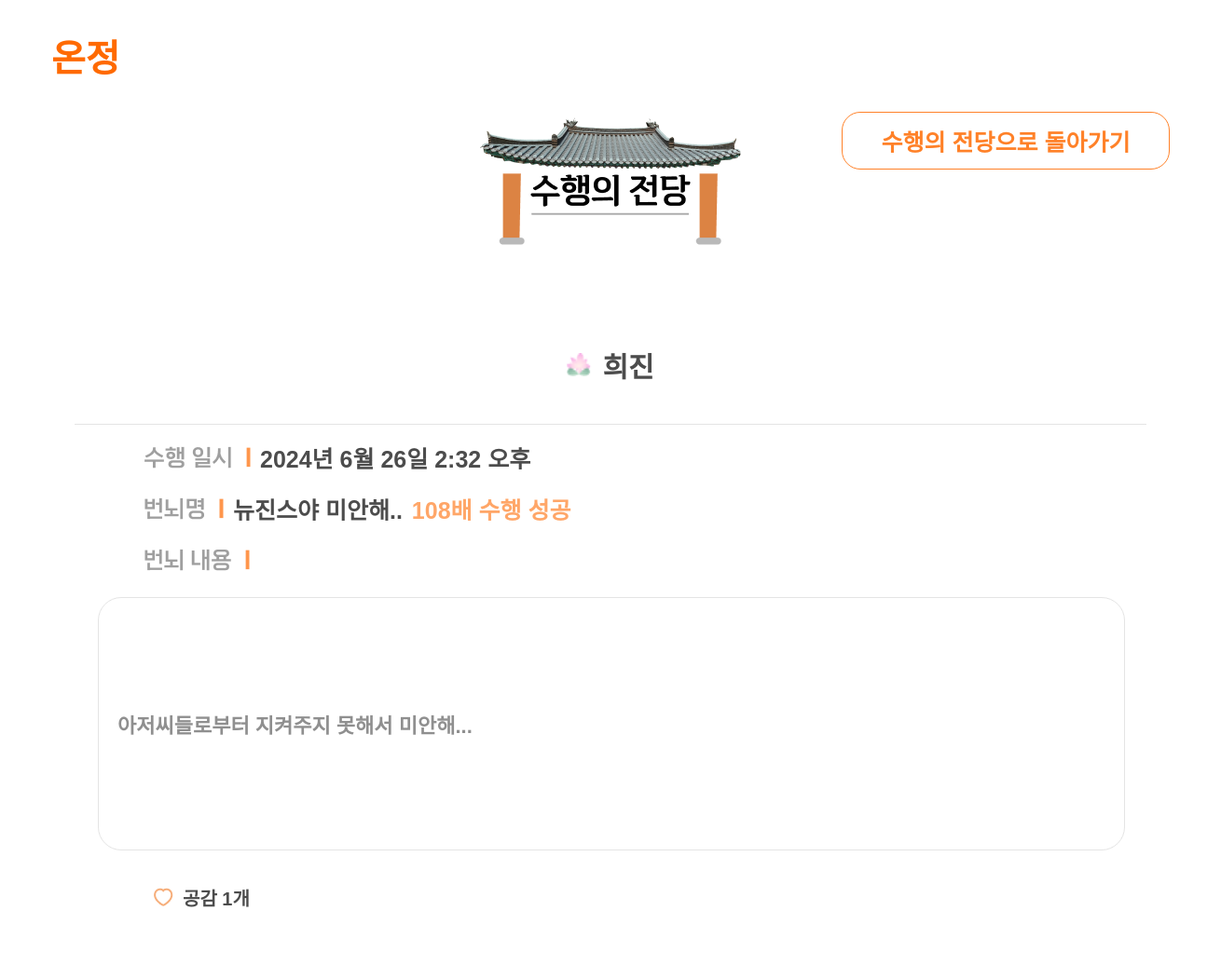
The app's page /post/18/ with its own data.
### post/models.py (models this page shows, shortened)
class SharedWish(models.Model):
    title = models.CharField(max_length=50)
    user = models.ForeignKey(User, on_delete=models.CASCADE)
    text = models.TextField()
    created_at = models.DateTimeField(auto_now_add=True)
    like = models.ManyToManyField(User, related_name='sharedwish_likes', blank=True)
    like_count = models.IntegerField(default=0)
    num108_count = models.IntegerField(default=0)

### post/views.py (the view)
# urls.py: path('<int:id>/', detail_108, name="detail_108"),
@csrf_exempt
def detail_108(request, id):
    my_wish = get_object_or_404(SharedWish, pk=id)  # 게시물 조회, 없으면 404 에러 발생
    return render(request, 'post/detail_108.html', {'wish' : my_wish})  # 템플릿에 게시물 전달

### post/templates/post/detail_108.html (shortened to what this page needs)
<!DOCTYPE html>
{% load static %}
<html>
    <head>
            <link rel="stylesheet" type="text/css" href="{% static 'css/main/detail_108.css'%}"/>
    </head>
    <body>
        <div class = "screen">
            <div class = "topnav">
                <a class="onjung" href="{% url 'main:mainpage' %}">
                    온정
                </a>
            </div>
            <div class = "frametop">
                <img class="icon-place" alt="안뜸" src="{%static 'images/mainpage_img/img-building.png'%}"/>
                <div class="buttons">
                    <a class="community-button" href="{% url 'post:community_108' %}">수행의 전당으로 돌아가기</a>
                </div>
            </div>
            <div class ="post-detail">
                <div class="post-username">
                    <img class="lotus-username" alt="안뜸" src="{%static 'images/mainpage_img/img-lotus-mini.png'%}"/>
                    <div class="db_username">{{wish.user.username}}</div>
                </div>
                <div class="long-bar"></div>
                <div class="text-detail">
                    <div class="post-time">
                        <img class="img-time" alt="안뜸" src="{%static 'images/mainpage_img/img-detail-time.png'%}"/>
                        <div class="db_time">{{ wish.created_at }}</div>
                    </div>
                    <div class="post-title">
                        <img class="img-title" alt="안뜸" src="{%static 'images/mainpage_img/img-detail-title.png'%}"/>
                        <div class="db_title">{{ wish.title }}</div>
                        <div class="ok108">108배 수행 성공</div>
                    </div>
                    <div class="post-content">
                        <img class="img-content" alt="안뜸" src="{%static 'images/mainpage_img/img-detail-content.png'%}"/>
                    </div>
                    <div class="box-container">
                        <div class="content-box">
                            <div class="db_content">{{ wish.text }}</div>
                        </div>
                    </div>
                    <div class="icons">
                        <div class = "likes">
                            <img class="img-like" alt="안뜸" src="{%static 'images/mainpage_img/img-like.png'%}"/>
                            <a class ="db_like" href="{% url "post:likes" wish.id %}">공감 {{ wish.like_count }}개</a>
                        </div>
                    </div>
                </div>
            </div>
        </div>
    </body>
</html>

### project/static/css/main/detail_108.css (style rules this page uses)
body { display: flex; justify-content: center; align-items: center; width: 100vw; height: fit-content; margin: 0; background-image: url('https://ifh.cc/g/7HHHlD.png'); background-position: center; background-repeat: no-repeat; background-size: cover; font-family: 'GamtanRoadDotum', sans-serif; font-weight: bold; }
body { animation: fadein 2s forwards; }
a { text-decoration: none; }
.screen { display: flex; flex-direction: column; justify-content: flex-start; align-items: center; width: 1200px; padding-bottom: 90px; }
.screen .topnav { display: flex; justify-content: flex-start; align-items: center; width : 1200px; height: 120px; }
.screen .onjung { font-size: 40px; font-weight: 600; color: #FF6A00; }
.screen .frametop { display: flex; justify-content: flex-end; align-items: center; width : 1200px; height: 142px; gap: 96.87px; padding-bottom: 70px; }
.screen .icon-place { width: fit-content; height: fit-content; }
.screen .buttons { width: 350px; height: 142px; display: flex; flex-direction: column; justify-content: flex-start; align-items: flex-end; }
.screen .community-button { display: flex; justify-content: center; align-items: center; width: 350px; height: 60px; border-radius: 20px; font-size: 25px; color: #FF8128; border: 1px solid #FF8128; background-color: #FFFFFF; text-decoration: none; cursor: pointer; z-index: 1; }
.screen .post-detail { display: flex; flex-direction: column; justify-content: flex-start; align-items: center; padding-top: 26.37px; width: 1200px; height: 650px; background-color: #FFFFFF; opacity: 0.7; gap : 20px; border-radius: 30px; }
.screen .post-username { width: fit-content; height: 80px; display: flex; justify-content: center; align-items: center; gap: 8px; padding-bottom: 10px; }
.screen .lotus-username { width: 30px; height: 25px; }
.screen .db_username { width: fit-content; font-size: 30px; font-family: 'GamtanRoadDotum', sans-serif; font-weight: bold; }
.screen .text-detail { display: flex; flex-direction: column; justify-content: flex-start; align-items: flex-start; width: 1200px; height: fit-content; gap: 25px; padding-bottom: 20px; }
.screen .post-time, .screen .post-title, .screen .post-content, .screen .content-box { width: 1200px; height: 30px; padding-left: 100px; gap: 10px; display: flex; flex-direction: row; justify-content: flex-start; align-items: center; }
.screen .img-time, .screen .img-title, .screen .img-content, .screen .img-like { width: fit-content; height: fit-content; }
.screen .db_time, .screen .db_title { font-size: 25px; font-weight: 400px; }
.screen .ok108 { font-size: 25px; color: #FF8128; font-weight: 800; }
.screen .long-bar { position: relative; width: 1150px; height: 0px; border-top: 1px solid #d9d9d9; }
.screen .box-container { display: flex; justify-content: center; align-items: center; margin-left: 50px; }
.screen .content-box { width: 1060px; min-height: 250px; height: fit-content; border: 1px solid #d9d9d9; border-radius: 25px; padding-left:20px; padding-right: 20px; padding-top: 10px; padding-bottom: 10px; }
.screen .db_content { font-size: 22px; font-weight: 500px; color: #606060; }
.screen .icons { width: fit-content; height: 50px; display: flex; justify-content: center; align-items: center; gap: 10px; margin-left: 110px; font-family: 'GamtanRoadDotum', sans-serif; font-weight: bold; }
.screen .likes { display: flex; justify-content: center; align-items: center; width: fit-content; height: 40px; gap: 10px; font-family: 'GamtanRoadDotum', sans-serif; font-weight: bold; padding-right: 10px; }
.screen .img-like { width: fit-content; height: fit-content; }
.screen .db_like { font-size: 20px; color: #000000; font-family: 'GamtanRoadDotum', sans-serif; font-weight: bold; }

### records on screen
SharedWish: user.username "희진", created_at "2024년 6월 26일 2:32 오후", title "뉴진스야 미안해..", text "아저씨들로부터 지켜주지 못해서 미안해...", like_count "1"
